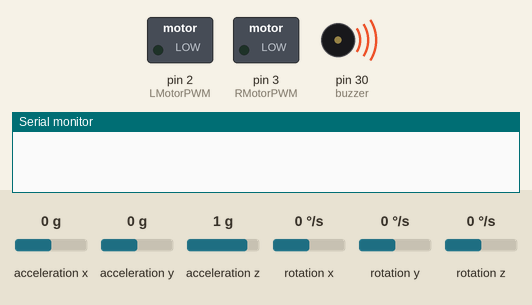
This sketch was run on a simulated Arduino Mega 2560, built with avr-gcc and run on an emulated ATmega2560. Shown: switched loads named in the sketch (green lamp = pin HIGH), buzzer (waves = sounding, pin HIGH), the last lines printed to the serial monitor. Inputs (shaded band) come from the test bench; at power-on: acceleration x 0 g, acceleration y 0 g, acceleration z 1 g, rotation x 0 °/s, rotation y 0 °/s, rotation z 0 °/s.

Above: at 0.1 s.
At 1.1 s:
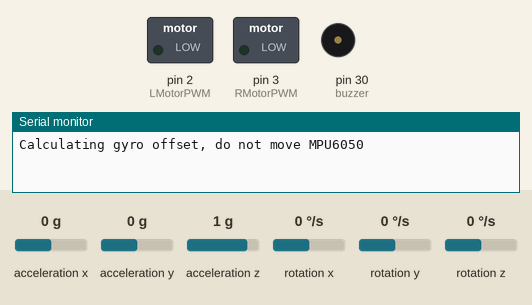
At 4.2 s:
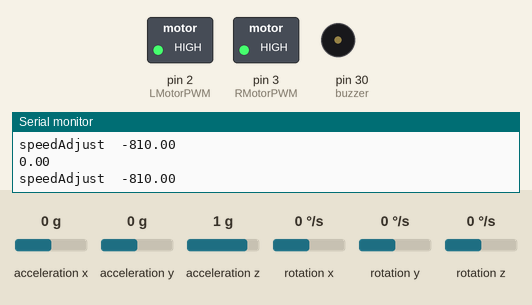
Timing chart, 0 to 5.7 s (numbered marks = the images above):
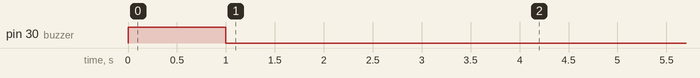

The sketch:

Angle_turning.ino
```cpp
#include <Wire.h>
#include <MPU6050_light.h>

#define LMotorA 51
#define LMotorB 53
#define LMotorPWM 2

#define RMotorA 49
#define RMotorB 47
#define RMotorPWM 3

#define buzzer 30

float P, I, D;
float error = 10;
float previousError;
float Kp = 9;
float Kd = 1;
float Ki = 0;
float speedAdjust;
float current_angle;
float initial_angle;

MPU6050 mpu(Wire);
unsigned long timer = 0;

void zreadings();
void PID_control_angle(float target_angle, float current_initial_angle);
void mdrive(int ml, int mr);

void setup() {
  pinMode(buzzer, OUTPUT);
  digitalWrite(buzzer, HIGH);
  delay(1000);
  digitalWrite(buzzer, LOW);
  Serial.begin(115200);                           // Ensure serial monitor set to this value also
  Wire.begin();
  mpu.begin();
  Serial.println("Calculating gyro offset, do not move MPU6050");
  mpu.calcGyroOffsets();
  delay(100);
  mpu.update();                         // print data every 10ms
  Serial.print("Y : ");
  Serial.println(mpu.getAngleZ());
  initial_angle =  mpu.getAngleZ();
  // mdrive(100,100);
  // delay(2000);
  turn_angle(-90);
  // mdrive(100,100);
  // delay(2000);
}

void loop() {

  // unsigned long currentMillis = millis();  // Get the current time

  // // Check if 10 milliseconds have passed since the last execution
  // if (currentMillis - timer >= 10) {
  //   timer = currentMillis;  // Update the timer

  //   zreadings();  // Read sensor data
  //   current_angle = mpu.getAngleZ();  // Get current angle

  //   // Perform PID control
  //   PID_control_angle(90, initial_angle);

  //   // Adjust motor speeds based on PID output
  //   mdrive(-speedAdjust, speedAdjust);
  // }
}

void zreadings(){
  mpu.update();                         // print data every 10ms
  // Serial.print("Y : ");
  Serial.println(mpu.getAngleZ());
}

void PID_control_angle(float target_angle, float current_initial_angle,float current_angle) {
  target_angle += current_initial_angle;
  error = target_angle - current_angle;
  P = error;
  I = I + error;
  D = error - previousError;

  previousError = error;

  speedAdjust = Kp * P + Ki * I + Kd * D;
  Serial.print("speedAdjust  ");
  Serial.println(speedAdjust);
}

void mdrive(int ml, int mr) {
  if (ml > 0) {
    if (ml > 255) {
      ml = 255;
    }
    digitalWrite(LMotorA, HIGH);
    digitalWrite(LMotorB, LOW);
    analogWrite(LMotorPWM, ml);
  } else {
    if (ml < -255) {
      ml = -255;
    }
    digitalWrite(LMotorA, LOW);
    digitalWrite(LMotorB, HIGH);
    analogWrite(LMotorPWM, -1 * ml);
  }
  if (mr > 0) {
    if (mr > 255) {
      mr = 255;
    }
    digitalWrite(RMotorA, HIGH);
    digitalWrite(RMotorB, LOW);
    analogWrite(RMotorPWM, mr);
  } else {
    if (mr < -255) {
      mr = -255;
    }
    digitalWrite(RMotorA, LOW);
    digitalWrite(RMotorB, HIGH);
    analogWrite(RMotorPWM, -1 * mr);
  }
}

void turn_angle(float target_angle){
  mpu.update();                         // print data every 10ms
  Serial.print("Y : ");
  Serial.println(mpu.getAngleZ());
  initial_angle =  mpu.getAngleZ();
  unsigned long start_time = millis();
  while(millis() - start_time < 1500){
    unsigned long currentMillis = millis();  // Get the current time

    // Check if 10 milliseconds have passed since the last execution
    if (currentMillis - timer >= 10) {
      timer = currentMillis;  // Update the timer

      zreadings();  // Read sensor data
      current_angle = mpu.getAngleZ();  // Get current angle

      // Perform PID control
      PID_control_angle(target_angle, initial_angle,current_angle);

      // Adjust motor speeds based on PID output
      mdrive(-speedAdjust, speedAdjust);
    }
  }
}
```
